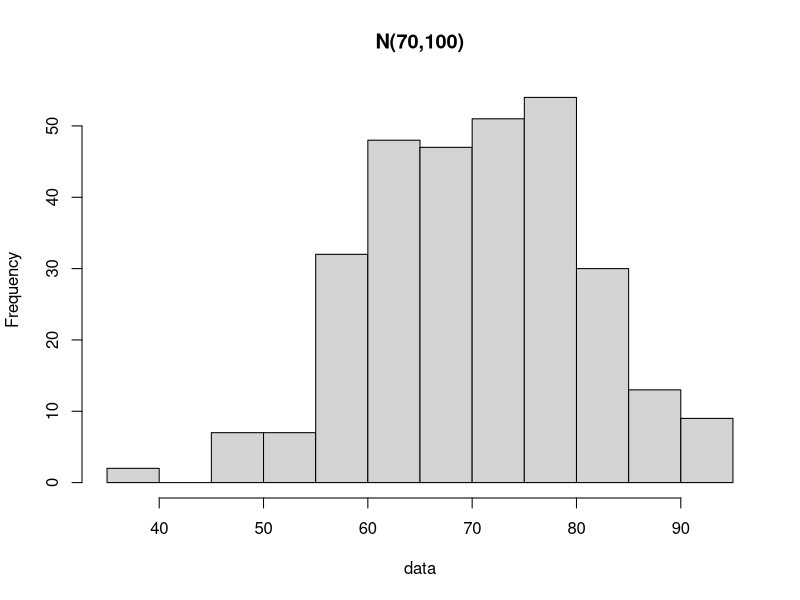

Here is the R script that generated this plot:
##### Chapter 5. Function By User #####
### Website
### http://bigdata.dongguk.ac.kr/lectures/R/_book/%ED%95%A8%EC%88%98.html



f <- function(x1,x2) {
  y <- x1**2 + x2**2
  return(y)
}

# It shows the same result
f(x1=1, x2=4)
f(1,4)

f(c(1,2), c(3,4)) # c(1,2)** = 1 4 and c(3,4)**2 = 9 16. Thus, it shows 1+9=10 and 4+16=20


### The function that draw a histogram with mean & sd set by user
normal_hist <- function(m,s,n){
  data = rnorm(n, mean=m, sd=s)
  hist(data, main=paste0("N(",m, ",",s^2,")"))
}

# Draw the histogram with defined function above
normal_hist(70,10,300) # mean=10, sd=10, n=300




